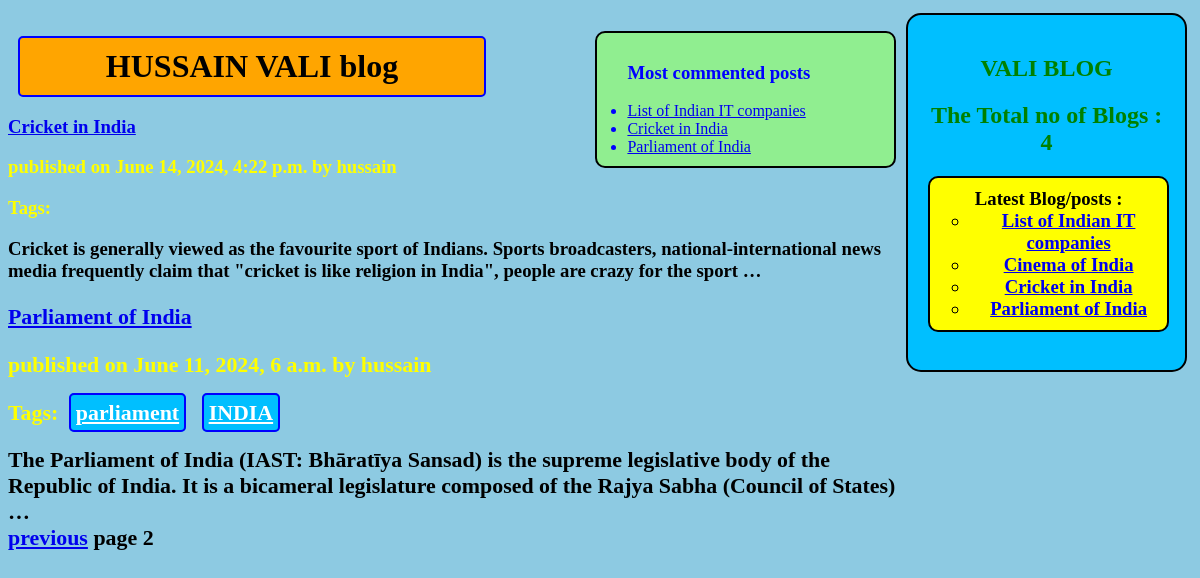
Screenshot of /?page=2 with the database file from the repository.
### blogapp/models.py (models this page shows, shortened)
class Post(models.Model):
    STATUS_CHOICES = (("drift", "Drift"), ("published", "Published"))
    title = models.CharField(max_length=50)
    slug = models.SlugField(max_length=50, unique_for_date="publish")
    author = models.ForeignKey(
        User, related_name="blog_posts", on_delete=models.CASCADE
    )
    body = models.TextField()
    publish = models.DateTimeField(default=timezone.now)
    created = models.DateTimeField(auto_now_add=True)
    updated = models.DateTimeField(auto_now_add=True)
    status = models.CharField(max_length=50, choices=STATUS_CHOICES, default="drift")
    objects = customManager()
    tags = TaggableManager()
    class Meta:
        ordering = ("-publish",)
    def get_absolute_url(self):
        return reverse(
            "post_detail",
            args=[
                self.publish.year,
                self.publish.strftime("%m"),
                self.publish.strftime("%d"),
                self.slug,
            ],
        )

### blogapp/views.py (the view)
# urls.py: path('',views.Post_list_view),
def Post_list_view(request, tag_slug=None):
    post_list = Post.objects.all()
    tag = None
    if tag_slug:
        tag = get_object_or_404(Tag, slug=tag_slug)
        post_list = post_list.filter(tags__name__in=[tag])
    paginator = Paginator(object_list=post_list, per_page=2)
    page_number = request.GET.get("page")
    try:
        post_list = paginator.page(page_number)
    except PageNotAnInteger:
        post_list = paginator.page(1)
    except EmptyPage:
        post_list = paginator.page(paginator.num_pages)
    my_dict = {"post_list": post_list, "tag": tag}
    print(my_dict)
    return render(
        request=request, template_name="blogapp/post_list.html", context=my_dict
    )

### blogapp/templatetags/blog_tags.py (called while the page is built)
@register.simple_tag(name="my_tag")
def total_posts():
    return Post.objects.count()

@register.inclusion_tag("blogapp/latest_posts.html")
def show_latest_posts():
    latest_posts = Post.objects.order_by("-publish")[:4]
    return {"latest_posts": latest_posts}

@register.simple_tag()
def get_most_commented_posts(count=3):
    return Post.objects.annotate(total_comments=Count("comments")).order_by(
        "-total_comments"
    )[:count]

### templates/blogapp/post_list.html (shortened to what this page needs)
{% extends "blogapp/base.html" %}
{% block content_block %}
<h1>HUSSAIN VALI blog</h1>
{% for post in post_list %}
<a href="{{ post.get_absolute_url }}">
	<h3>{{ post.title }}<h3>
</a>
<p> published on {{ post.publish }} by {{ post.author}}</p>
<p>Tags:
	{% for tag in post.tags.all %}
	<a href="{% url 'post_list_by_tage_name' tag.slug %}" class="button">{{ tag.name }}</a>
	{% endfor %}
</p>
{{ post.body|truncatewords:30 }}
{% endfor %}
{% include "blogapp/pagination.html" with page=post_list %}
{% endblock content_block %}

### templates/blogapp/base.html (shortened to what this page needs)
<!DOCTYPE html>
{% load static %}
{% load blog_tags%}
<html>
<head>
	<link rel="stylesheet" type="text/css" href="{% static 'css/blogapp/blog.css' %}">
</head>
<body>
	<div class="sidebar">
		<ul class="topcorner">
			<h2>VALI BLOG</h2>
			<h2>The Total no of Blogs : {% my_tag %}</h2>
			<h3 class="leftflotblog">Latest Blog/posts : {% show_latest_posts %}</h3>
		</ul>
		<br>
		{% get_most_commented_posts as m_c_p %}
		<ul class="commentedpost">
			<h3>Most commented posts</h3>
			{% for post in m_c_p %}
			<li><a href="{{ post.get_absolute_url }}">{{ post.title }}</a></li>
			{% endfor %}
		</ul>
	</div>
	<div class="content">
		{% block content_block %}
		{% endblock content_block %}
	</div>
</body>
</html>

### templates/blogapp/latest_posts.html
<ul>
	{% for post in latest_posts %}
	<li><a href="{{ post.get_absolute_url }}">{{ post.title }}</a></li>
	{% endfor %}
</ul>

### static/css/blogapp/blog.css (style rules this page uses)
h1 { border: 2px solid blue; border-radius: 5px; padding: 10px; margin: 10px; background: orange; width: 50%; text-align: center; color: black; }
body { background: hsl(197, 59%, 72%); }
.topcorner { float: right; color: green; border: 2px solid black; width: 20%; margin: 5px; padding: 20px; background: deepskyblue; text-align: center; border-radius: 15px; }
.leftflotblog { float: bottom; width: 100%; border: 2px solid black; background: yellow; color: black; border-radius: 10px; text-align: center; padding: 10px 0px; }
.commentedpost { float: right; width: 20%; border: 2px solid black; background: lightgreen; color: blue; padding: 10px 30px; margin: 5px; border-radius: 10px; }
.content { color: black; width: 75%; }
p { color: yellow; }
a.button { border: 2px solid blue; border-radius: 5px; width: 15%; padding: 5px 5px; margin: 5px; background: deepskyblue; color: white; }

### rows the page displays
Post: title "List of Indian IT companies"
Post: title "Cinema of India"
Post: title "Cricket in India", publish "June 14, 2024, 4:22 p.m.", author "hussain", body "Cricket is generally viewed as the favourite sport of Indians. Sports broadcasters, national-international news media frequently claim that \"cricket is like religion in India\", people are crazy for the sport …"
Post: title "Parliament of India", publish "June 11, 2024, 6 a.m.", author "hussain", body "The Parliament of India (IAST: Bhāratīya Sansad) is the supreme legislative body of the Republic of India. It is a bicameral legislature composed of the Rajya Sabha (Council of States) …"
Tag: name "parliament"
Tag: name "INDIA"

### other values shown
{{ page.number }} "2"
